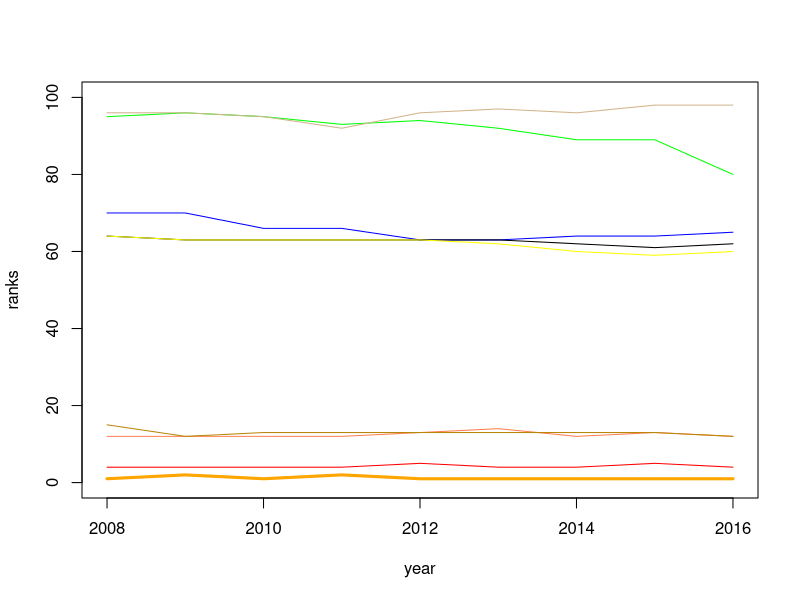
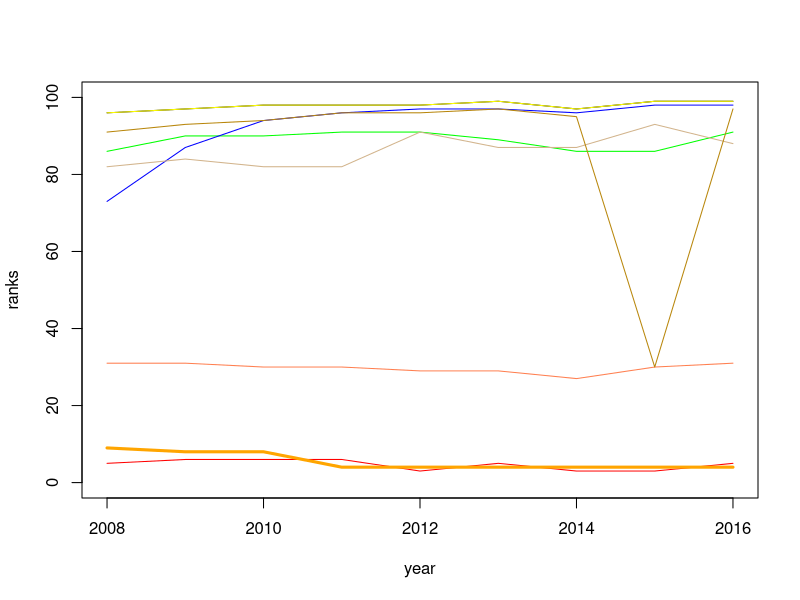
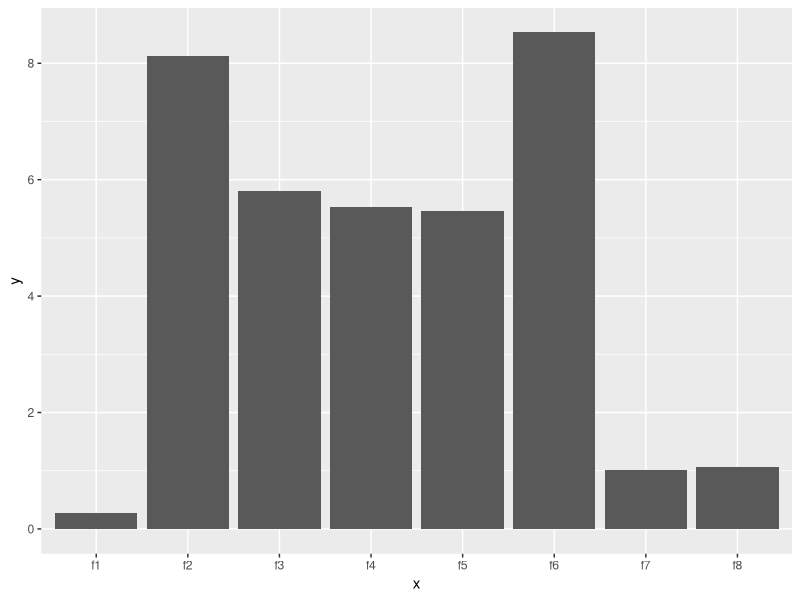
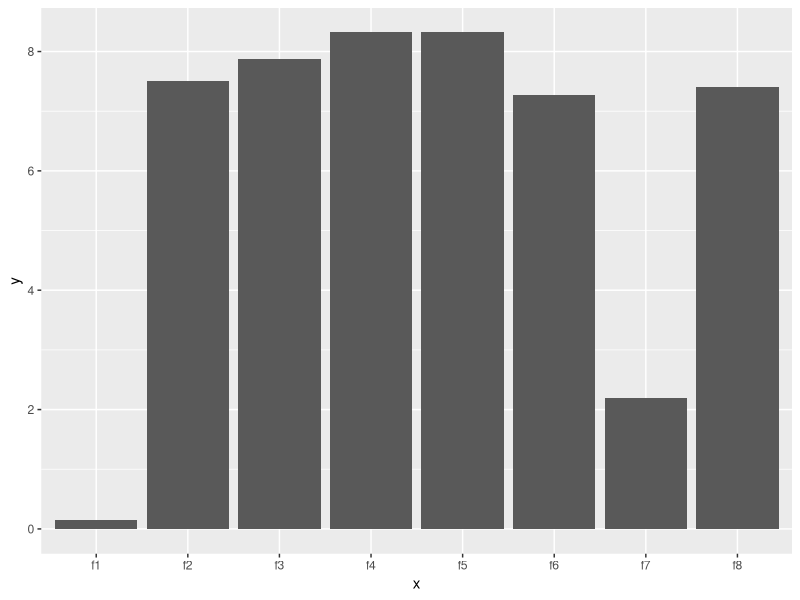
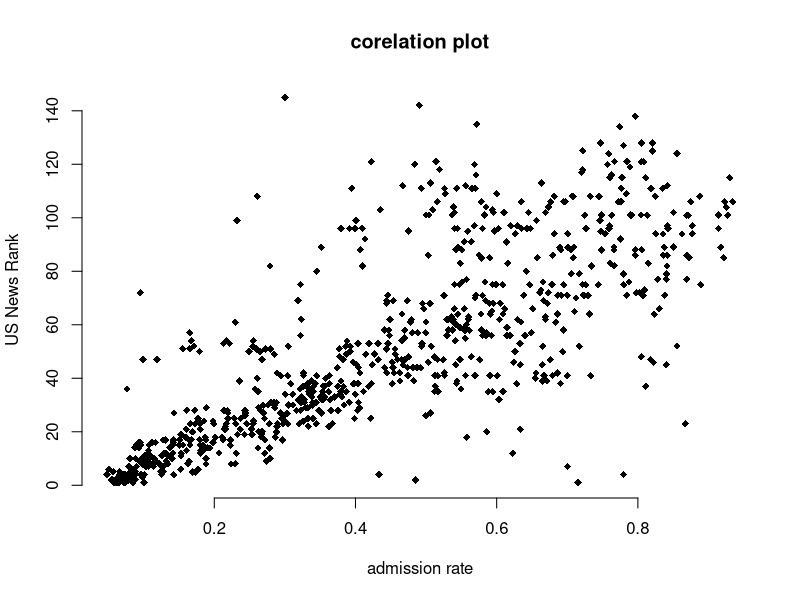
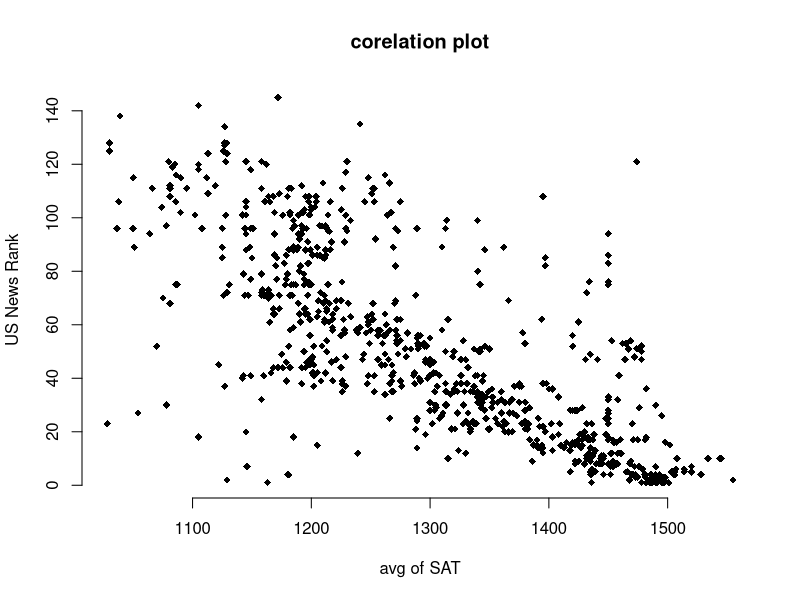
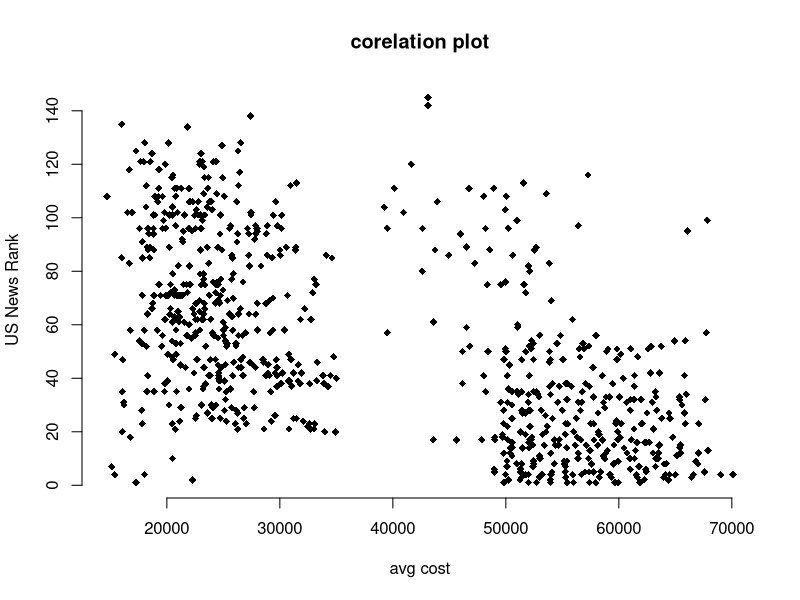
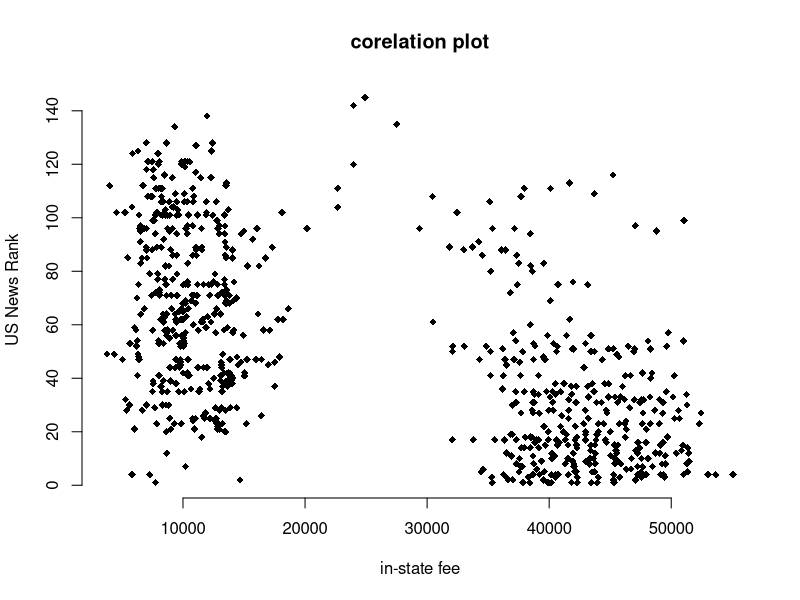

These charts were generated, in order, by the following R code: (Note: this script raises an error after producing the figures.)
# first part ---------------------------------------------------------------------------------------------
# PCA, principle component analysis ----------------------------------------------------------------------
rm(list = ls())
library(ggplot2)
whole_data <- read.csv("clean_final_data.csv", header = TRUE, sep = ',')
# year of 2018
data_princeton <- whole_data[whole_data$University == 'Princeton University',]
data_columbia <- whole_data[whole_data$University == 'Columbia University in the city of New York',]
data_colorado <- whole_data[whole_data$University == 'University of Colorado Boulder',]
data_northeastern <-whole_data[whole_data$University == 'Northeastern University',]
data_iowa <- whole_data[whole_data$University == 'Iowa State University',]

# define the mathmetical function-----------------------------------------------------------------------------
contribution_estimator <- function(arg1, arg2){
  ans = abs(arg1 - arg2) / 100
  return(ans)
}
# ----------------------------------------------------------------------------------------------
# compute the mathmetical function reasult we built, for each university over decades
university_list <- list(data_princeton,data_columbia,data_colorado,data_northeastern,data_iowa)
# create matrixs to store each university's result
matrix_1 <- matrix(data = NA, nrow = 8, ncol = 9)
matrix_2 <- matrix(data = NA, nrow = 8, ncol = 9)
matrix_3 <- matrix(data = NA, nrow = 8, ncol = 9)
matrix_4 <- matrix(data = NA, nrow = 8, ncol = 9)
matrix_5 <- matrix(data = NA, nrow = 8, ncol = 9)
loop_num = 1
for (university in university_list) {
  # loop for university
  temp <- matrix(data = NA, nrow = 8, ncol = 9)
  for (col in 3:10) {
    # loop for factor
    for (row in 1:9) {
      # loop for year
      factor_rank = university[row,col]
      general_rank = university[row, 11]
      ans = contribution_estimator(factor_rank, general_rank)
      temp[col-2,row] <- ans
    }
  }
  print(paste("This is ",loop_num,"th loop"))
  if (loop_num == 1){
    matrix_1 = temp
  } else if(loop_num == 2){
    matrix_2 = temp
  } else if(loop_num == 3){
    matrix_3 = temp
  } else if(loop_num == 4){
    matrix_4 = temp
  } else if(loop_num == 5){
    matrix_5 = temp
  }
  loop_num = loop_num + 1
}
# place to store each university's result
# View(matrix_1)
university_result_list <- list(a = matrix_1, b = matrix_2, c = matrix_3, d = matrix_4, e=matrix_5)
# use [[]] to choose specific matrix result
# View(university_result_list[[1]]) ----------------------------------------------------------------------------------------------
# compute the sum result 
factor_sum_result_for_five_schools <- matrix(data = NA, nrow = 5, ncol = 8)
# 5 == number of school, 8 == number of factor
for (i in 1:5){
  # loop for school
  for (j in 1:8){
    # loop for factor
    factor_sum_result_for_five_schools[i,j] <- sum(university_result_list[[i]][j,])
  }
}
# -----------------------------------------------------------------------------------------------------------
# graph for the factor and general rank curve
graph_viewer <- function(i){
  year = c(2008, 2009, 2010, 2011, 2012, 2013, 2014, 2015, 2016)
  f1 = university_list[[i]][,3]
  f2 = university_list[[i]][,4]
  f3 = university_list[[i]][,5]
  f4 = university_list[[i]][,6]
  f5 = university_list[[i]][,7]
  f6 = university_list[[i]][,8]
  f7 = university_list[[i]][,9]
  f8 = university_list[[i]][,10]
  generalRank = university_list[[i]][,11]
  plot(year, f1, col="red", ylim=c(0,100), xlab = 'year', ylab = 'ranks', type = 'l')
  lines(year, f2, col="green")
  lines(year, f3, col="blue")
  lines(year, f4, col="black")
  lines(year, f5, col="yellow")
  lines(year, f6, col="#D2B48C")
  lines(year, f7, col="#FF7F50")
  lines(year, f8, col="#B8860B")
  lines(year, generalRank, col='orange', lwd=3)# the most thick one is general rank
}
# for single school, factor&general rank----------------------------------------------------
# input is the # of university, 1 is princeton, 2 is columbia...
graph_viewer(1)
graph_viewer(2)
# ...
# for single school, function value curve----------------------------------------------------
function_value_viewer <- function(i){
  school = c('f1', 'f2', 'f3', 'f4', 'f5', 'f6', 'f7', 'f8')
  sum_result = data.frame(x = school, y = factor_sum_result_for_five_schools[i,])
  ggplot(data = sum_result, mapping = aes(x = x, y = y)) + geom_bar(stat = 'identity')
}
# input is the # of university, 1 is princeton, 2 is columbia---------------------------------------------------
function_value_viewer(1)
# to view the sum value of each factors for the second university use:
function_value_viewer(2)
# ....

# second part ------------------------------------------------------------------------------------------
# correlation plot -------------------------------------------------------------------------------------
rm(list = ls())
whole_data <- read.csv("final_whole_data.csv", header = TRUE , sep = ",")
GR <- whole_data$General.Uni.Ranking
f1 <- whole_data$Admission.rate
f2 <- whole_data$Average.SAT.equivalent.score.of.students.admitted
f3 <- whole_data$Avg.Cost.of.Attendance.academic.year.instituion.
f4 <- whole_data$in.state.tuition.and.fee
f5 <- whole_data$out.state.tuition.and.fee
f6 <- whole_data$Completion.rate.for.first.time..full.time.students.at.four.year.institutions..150..of.expected.time.to.completion.
f7 <- whole_data$Number.of.undergraduate.student
f8 <- whole_data$Number.of.graduate.student
plot(f1, GR, main = "corelation plot", xlab = "admission rate", ylab="US News Rank", pch = 18, frame = FALSE)
plot(f2, GR, main = "corelation plot", xlab = "avg of SAT", ylab="US News Rank", pch = 18, frame = FALSE)
plot(f3, GR, main = "corelation plot", xlab = "avg cost", ylab="US News Rank", pch = 18, frame = FALSE)
plot(f4, GR, main = "corelation plot", xlab = "in-state fee", ylab="US News Rank", pch = 18, frame = FALSE)
plot(f5, GR, main = "corelation plot", xlab = "out-state fee", ylab="US News Rank", pch = 18, frame = FALSE)
plot(f6, GR, main = "corelation plot", xlab = "completion rate", ylab="US News Rank", pch = 18, frame = FALSE)
plot(f7, GR, main = "corelation plot", xlab = "num of undergraduate", ylab="US News Rank", pch = 18, frame = FALSE)
plot(f8, GR, main = "corelation plot", xlab = "num of graduate", ylab="US News Rank", pch = 18, frame = FALSE)
# Third part -------------------------------------------------------------------------------------------
# Location visualization -------------------------------------------------------------------------------
rm(list = ls())
# histogram graph
dataframe3<-read.csv("University task3_v1.csv")
summary(dataframe3)
ggplot(data = dataframe3) +
  geom_bar(mapping = aes(x = State)) +
  xlab('State')
# boxplot graph
whole_data <- read.csv("final_whole_data.csv", header = TRUE , sep = ",")
state <- whole_data$State
GR <- whole_data$General.Uni.Ranking
plot(state, GR, main = "corelation plot", xlab = "num of graduate", ylab="US News Rank", pch = 18, frame = FALSE)
# Fourth Part -------------------------------------------------------------------------------------------
# boxplot -----------------------------------------------------------------------------------------------
rm(list = ls())
dataframe2<-read.csv("University task1_v1_alpha.csv")
ALL_2016 = dataframe2[dataframe2$Year == 2016,]
ALL_2008 = dataframe2[dataframe2$Year == 2008,]
AR_2016 = ALL_2016[7]
AR_2008 = ALL_2008[7]
NOUGS_2016 = ALL_2016[13]
NOUGS_2008 = ALL_2008[13]

data = c(Year2008 = AR_2008, Year2016 = AR_2016)
boxplot(data,xlab="For Years 2008 and 2016",ylab="Admission Rate")

data1 = c(Year2008 = NOUGS_2008, Year2016 = NOUGS_2016)
boxplot(data1,xlab="For Years 2008 and 2016",ylab="Number of Undergrade Students")

# Fifth Part --------------------------------------------------------------------------------------------
# line graph --------------------------------------------------------------------------------------------
rm(list = ls())
years <- c(2008, 2009, 2010, 2011, 2012, 2013, 2014, 2015, 2016)
dataframe2<-read.csv("University task1_v1_alpha.csv")

#Mean Admission rate for Northeasten for years 2008 to 2016.
Mean_NEU_Adm_R<-mean(dataframe2$Admission.rate[274:282],na.rm=TRUE)
NEU_Admission_Rate <- c(dataframe2$Admission.rate[274:282]) #10 years data combined into a vector
plot(years,NEU_Admission_Rate, type="o",xlab="Years",ylab="NEU Admission Rate")
abline(h = Mean_NEU_Adm_R, col="red")

#Number of Graduate students of NEU
Mean_NEU_NOGS<-mean(dataframe2$Number.of.graduate.student[274:282],na.rm=TRUE)
NEU_NOGS <- c(dataframe2$Number.of.graduate.student[274:282])
plot(years,NEU_NOGS, type="o",xlab="Years",ylab="No. of Graduate Students")
abline(h = Mean_NEU_NOGS, col="red")

#Number of Undergrad students of NEU
Mean_NEU_NOUGS<-mean(dataframe2$Number.of.undergraduate.student[274:282],na.rm=TRUE)
NEU_NOUGS <- c(dataframe2$Number.of.undergraduate.student[274:282])
plot(years,NEU_NOUGS, type="o",xlab="Years",ylab="No. of UnderGraduate Students")
abline(h = Mean_NEU_NOUGS, col="red")

#Completion Rate for NEU
Mean_NEU_CRFT<-mean(dataframe2$Completion.rate.for.first.time..full.time.students.at.four.year.institutions..150..of.expected.time.to.completion.[274:282],na.rm=TRUE)
NEU_CRFT <- c(dataframe2$Completion.rate.for.first.time..full.time.students.at.four.year.institutions..150..of.expected.time.to.completion.[274:282])
plot(years,NEU_CRFT, type="o",xlab="Years",ylab="Completion Rate")
abline(h = Mean_NEU_CRFT, col="red")

#Average cost of attendence for NEU
Mean_NEU_ACOA<-mean(dataframe2$Avg.Cost.of.Attendance.academic.year.instituion.[274:282],na.rm=TRUE)
NEU_ACOA <- c(dataframe2$Avg.Cost.of.Attendance.academic.year.instituion.[274:282])
plot(years,NEU_ACOA,  type="o",xlab="Years",ylab="Average Cost of Attendence")
abline(h = Mean_NEU_ACOA, col="red")

#Average SAT SCORE of attendence for NEU
Mean_NEU_ASESOSA<-mean(dataframe2$Average.SAT.equivalent.score.of.students.admitted[274:282],na.rm=TRUE)
NEU_ASESOSA <- c(dataframe2$Average.SAT.equivalent.score.of.students.admitted[274:282])
plot(years,NEU_ASESOSA,  type="o",xlab="Years",ylab="Average SAT Score")
abline(h = Mean_NEU_ASESOSA, col="red")

#Average In state tuition fee for NEU
Mean_NEU_ISTF<-mean(dataframe2$in.state.tuition.and.fee[274:282],na.rm=TRUE)
NEU_ISTF <- c(dataframe2$in.state.tuition.and.fee[274:282])
plot(years,NEU_ISTF,type="o",xlab="Years",ylab="In State Tuition Fee")
abline(h = Mean_NEU_ISTF, col="red")

#Average Out state tuition fee for NEU
Mean_NEU_OSTF<-mean(dataframe2$out.state.tuition.and.fee[274:282],na.rm=TRUE)
NEU_OSTF <- c(dataframe2$out.state.tuition.and.fee[274:282])
plot(years,NEU_OSTF,  type="o",xlab="Years",ylab="Out-State Tuition Fee")
abline(h = Mean_NEU_OSTF, col="red")

###
#Princeton
### Plotting Yearwise Data

#Mean Admission rate for Princeton for years 2008 to 2016.
Mean_PRN_Adm_R<-mean(dataframe2$Admission.rate[319:327],na.rm=TRUE)
PRN_Admission_Rate <- c(dataframe2$Admission.rate[319:327])
plot(years,PRN_Admission_Rate, type="o",xlab="Years",ylab="Princeton Admission Rate")
abline(h = Mean_PRN_Adm_R, col="red")

#Number of Graduate students of Princeton
Mean_PRN_NOGS<-mean(dataframe2$Number.of.graduate.student[319:327],na.rm=TRUE)
PRN_NOGS <- c(dataframe2$Number.of.graduate.student[319:327])
plot(years,PRN_NOGS, type="o",xlab="Years",ylab="No. of Graduate Students")
abline(h = Mean_PRN_NOGS, col="red")

#Number of Undergrad students of Princeton
Mean_PRN_NOUGS<-mean(dataframe2$Number.of.undergraduate.student[319:327],na.rm=TRUE)
PRN_NOUGS <- c(dataframe2$Number.of.undergraduate.student[319:327])
plot(years,PRN_NOUGS, type="o",xlab="Years",ylab="No. of UnderGraduate Students")
abline(h = Mean_PRN_NOUGS, col="red")

#Completion Rate for Princeton
Mean_PRN_CRFT<-mean(dataframe2$Completion.rate.for.first.time..full.time.students.at.four.year.institutions..150..of.expected.time.to.completion.[319:327],na.rm=TRUE)
PRN_CRFT <- c(dataframe2$Completion.rate.for.first.time..full.time.students.at.four.year.institutions..150..of.expected.time.to.completion.[319:327])
plot(years,PRN_CRFT, type="o",xlab="Years",ylab="Completion Rate")
abline(h = Mean_PRN_CRFT, col="red")

#Average cost of attendence for Princeton
Mean_PRN_ACOA<-mean(dataframe2$Avg.Cost.of.Attendance.academic.year.instituion.[319:327],na.rm=TRUE)
PRN_ACOA <- c(dataframe2$Avg.Cost.of.Attendance.academic.year.instituion.[319:327])
plot(years,PRN_ACOA,  type="o",xlab="Years",ylab="Average Cost of Attendence")
abline(h = Mean_PRN_ACOA, col="red")

#Average SAT SCORE of attendence for Princeton
Mean_PRN_ASESOSA<-mean(dataframe2$Average.SAT.equivalent.score.of.students.admitted[319:327],na.rm=TRUE)
PRN_ASESOSA <- c(dataframe2$Average.SAT.equivalent.score.of.students.admitted[319:327])
plot(years,PRN_ASESOSA,  type="o",xlab="Years",ylab="Average SAT Score")
abline(h = Mean_PRN_ASESOSA, col="red")

#Average In state tuition fee for Princeton
Mean_PRN_ISTF<-mean(dataframe2$in.state.tuition.and.fee[319:327],na.rm=TRUE)
PRN_ISTF <- c(dataframe2$in.state.tuition.and.fee[319:327])
plot(years,PRN_ISTF,type="o",xlab="Years",ylab="In State Tuition Fee")
abline(h = Mean_PRN_ISTF, col="red")

#Average Out state tuition fee for Princeton
Mean_PRN_OSTF<-mean(dataframe2$out.state.tuition.and.fee[319:327],na.rm=TRUE)
PRN_OSTF <- c(dataframe2$out.state.tuition.and.fee[319:327])
plot(years,PRN_OSTF,  type="o",xlab="Years",ylab="Out-State Tuition Fee")
abline(h = Mean_PRN_OSTF, col="red")

# Sixth Part --------------------------------------------------------------------------------------------
# hypothesis Test----------------------------------------------------------------------------------------
rm(list = ls())
whole_data <- read.csv("final_whole_data.csv", header = TRUE , sep = ",")
MASample <- whole_data[whole_data$State == 'MA',]

# one sample z test
# get z value
z.test <- function(sample, pop){
  sample_mean = mean(sample) 
  pop_mean = mean(pop)
  n = length(sample) 
  var = var(pop)
  z = (sample_mean - pop_mean) / (sqrt(var/(n))) 
  return(z)
}
# hypothesis test for admission rate-----------------------------------
z_score = z.test(MASample$Admission.rate, whole_data$Admission.rate)
# performing the t test
t.test(MASample$Admission.rate, mu = mean(whole_data$Admission.rate))
# hypothesis test for num of undergraduate students--------------------
z_score = z.test(MASample$Number.of.undergraduate.student, whole_data$Number.of.undergraduate.student)
t.test(MASample$Number.of.undergraduate.student, mu = mean(whole_data$Number.of.undergraduate.student))

